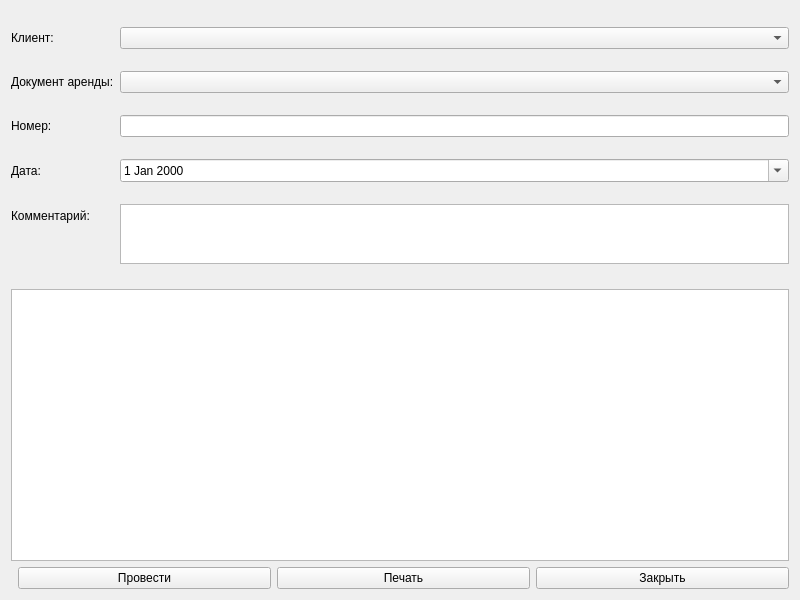
<?xml version="1.0" encoding="UTF-8"?>
<ui version="4.0">
    <class>ReturnForm</class>
    <widget class="QWidget" name="ReturnForm">
        <property name="geometry">
            <rect><x>0</x><y>0</y><width>800</width><height>600</height></rect>
        </property>
        <layout class="QVBoxLayout" name="verticalLayout">
            <item>
                <layout class="QFormLayout" name="formLayout">
                    <item row="0" column="0"><widget class="QLabel" name="label"><property name="text"><string>Клиент:</string></property></widget></item>
                    <item row="0" column="1"><widget class="QComboBox" name="comboBoxClient"/></item>
                    <item row="1" column="0"><widget class="QLabel" name="label_5"><property name="text"><string>Документ аренды:</string></property></widget></item>
                    <item row="1" column="1"><widget class="QComboBox" name="comboBoxRentalDoc"/></item>
                    <item row="2" column="0"><widget class="QLabel" name="label_2"><property name="text"><string>Номер:</string></property></widget></item>
                    <item row="2" column="1"><widget class="QLineEdit" name="lineEditNumber"/></item>
                    <item row="3" column="0"><widget class="QLabel" name="label_3"><property name="text"><string>Дата:</string></property></widget></item>
                    <item row="3" column="1"><widget class="QDateEdit" name="dateEdit"><property name="calendarPopup"><bool>true</bool></property></widget></item>
                    <item row="4" column="0"><widget class="QLabel" name="label_4"><property name="text"><string>Комментарий:</string></property></widget></item>
                    <item row="4" column="1"><widget class="QTextEdit" name="textEditComment"><property name="maximumSize"><size><width>16777215</width><height>60</height></size></property></widget></item>
                </layout>
            </item>
            <item>
                <widget class="QTableView" name="tableView">
                    <property name="alternatingRowColors"><bool>true</bool></property>
                </widget>
            </item>
            <item>
                <layout class="QHBoxLayout" name="horizontalLayout">
                    <item><spacer name="horizontalSpacer"><property name="orientation"><enum>Qt::Horizontal</enum></property></spacer></item>
                    <item><widget class="QPushButton" name="btnPost"><property name="text"><string>Провести</string></property></widget></item>
                    <item><widget class="QPushButton" name="btnPrint"><property name="text"><string>Печать</string></property></widget></item>
                    <item><widget class="QPushButton" name="btnClose"><property name="text"><string>Закрыть</string></property></widget></item>
                </layout>
            </item>
        </layout>
    </widget>
    <resources/>
    <connections/>
</ui>
